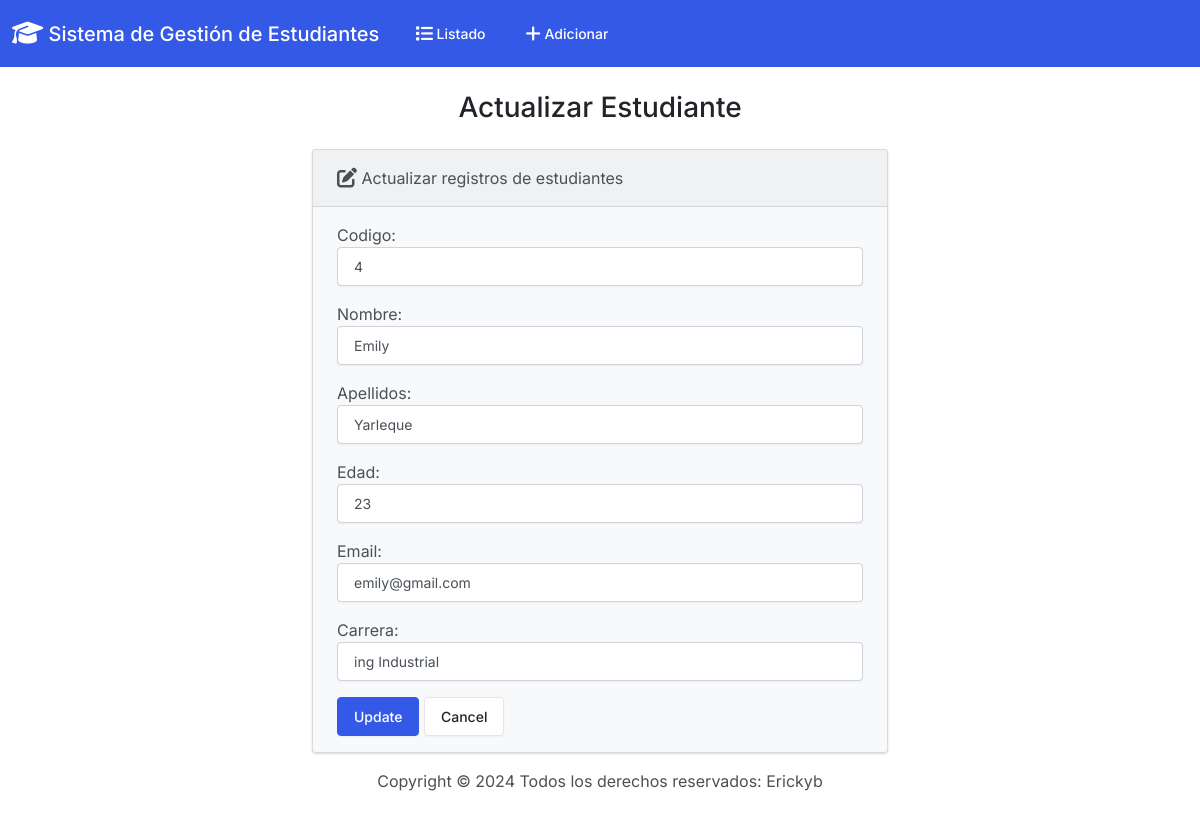
Page /edit/4/ on the committed database.
### app/models.py (models this page shows, shortened)
class Estudiante(models.Model):
  codigo = models.PositiveIntegerField()
  nombre = models.CharField(max_length=50)
  apellidos = models.CharField(max_length=50)
  edad=models.IntegerField()
  email = models.EmailField(max_length=100)
  carrera = models.CharField(max_length=50)

### app/views.py (the view)
# urls.py: path('edit/<int:id>/', views.edit, name='edit'),
def edit(request,id):
    if request.method == 'POST':
        estudiante = Estudiante.objects.get(pk=id)
        form = EstudianteForm(request.POST, instance=estudiante)
        if form.is_valid():
            form.save()
            return render(request, 'app/edit.html', {'form': form, 'success': True})
    else:
        estudiante = Estudiante.objects.get(pk=id)
        form = EstudianteForm(instance=estudiante)
    return render(request, 'app/edit.html', {'form': form})

### app/forms.py
class EstudianteForm(forms.ModelForm):
    class Meta:
        model = Estudiante
        fields = ['codigo','nombre','apellidos','edad','email','carrera']
        labels = {
            'codigo': 'Codigo',
            'nombre': 'Nombre',
            'apellidos': 'Apellidos',
            'edad':'Edad',
            'email': 'Email',
            'carrera': 'Carrera'
        }
        widgets = {
            'codigo':forms.NumberInput(attrs={'class':'form-control'}),
            'nombre': forms.TextInput(attrs={'class':'form-control'}),
            'apellidos':forms.TextInput(attrs={'class':'form-control'}),
            'edad':forms.NumberInput(attrs={'class':'form-control'}),
            'email':forms.EmailInput(attrs={'class':'form-control'}),
            'carrera':forms.TextInput(attrs={'class':'form-control'})
        }

### app/templates/app/edit.html (shortened to what this page needs)
{% extends "app/base.html" %}
{% block body %}
<h3 class="text-center m-4">Actualizar Estudiante</h3>
{% if success %}
<div class="alert alert-success" role="alert">
  Estudiante se actualizo con exito.
  <a href="{% url 'index' %}" class="alert-link">Ir a la página de inicio.</a>
</div>
{% else %}
<div class="row justify-content-center">
  <div class="col-6">
    <div class="card bg-light mb-3">
      <div class="card-header">
        <i class="fa-solid fa-pen-to-square fa-lg"></i> Actualizar registros de estudiantes
      </div>
      <div class="card-body">
        <form action="" method="POST">
          {{ form.as_p }}
          <button type="submit" class="btn btn-primary">Update</button>
          <a href="{% url 'index' %}" class="btn btn-secondary">Cancel</a>
        </form>
      </div>
    </div>
  </div>
</div>
{% endif %}
{% endblock %}

### rows in the picture
Estudiante: codigo "4", nombre "Emily", apellidos "Yarleque", edad "23", email "emily@gmail.com", carrera "ing Industrial"
